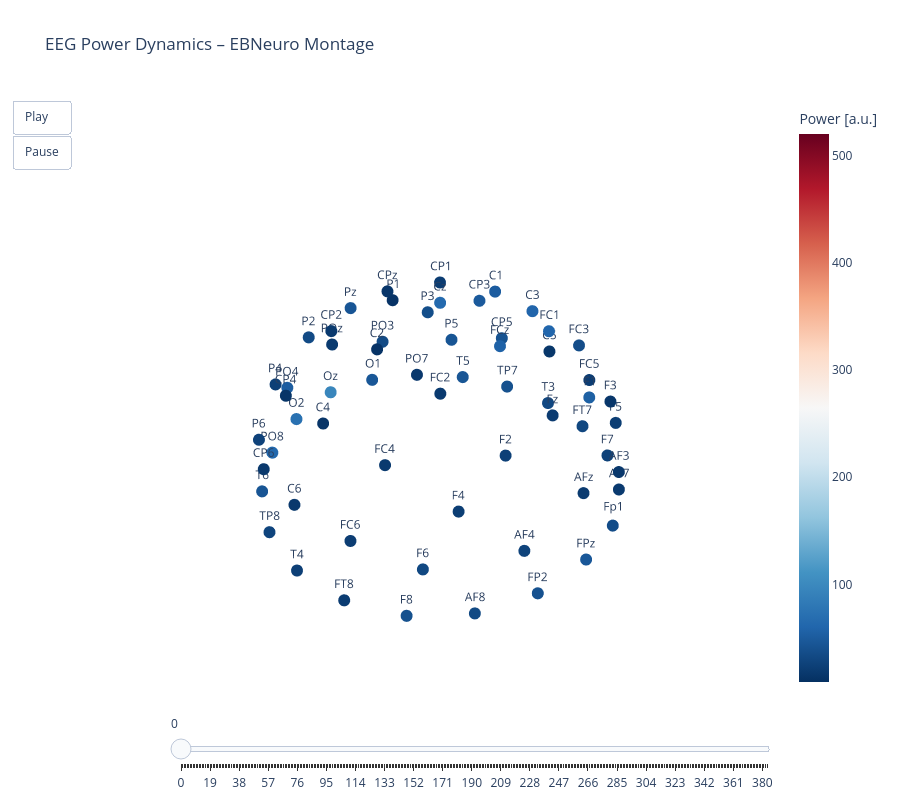

Notebook source saved alongside this figure:
### Code cell
import numpy as np
import plotly.graph_objects as go

# === Calcola potenza media sulle epoche ===
power = np.mean(data ** 2, axis=0)  # shape: (61, 384)
n_times = power.shape[1]

frames = []
for t in range(n_times):
    frame = go.Frame(
        data=[go.Scatter3d(
            x=xs, y=ys, z=zs,
            mode='markers+text',
            text=labels,
            textposition='top center',
            marker=dict(
                size=7,
                color=power[:, t],
                colorscale='RdBu_r',
                cmin=np.min(power),
                cmax=np.max(power),
                colorbar=dict(title='Power [a.u.]')
            )
        )],
        name=str(t)
    )
    frames.append(frame)

fig = go.Figure(
    data=[go.Scatter3d(
        x=xs, y=ys, z=zs,
        mode='markers+text',
        text=labels,
        textposition='top center',
        marker=dict(
            size=7,
            color=power[:, 0],
            colorscale='RdBu_r',
            cmin=np.min(power),
            cmax=np.max(power),
            colorbar=dict(title='Power [a.u.]')
        )
    )],
    frames=frames
)

fig.update_layout(
    title='EEG Power Dynamics – EBNeuro Montage',
    scene=dict(
        xaxis=dict(visible=False),
        yaxis=dict(visible=False),
        zaxis=dict(visible=False),
        aspectmode='data'
    ),
    width=900, height=800,
    updatemenus=[dict(
        type='buttons',
        showactive=False,
        buttons=[
            dict(label='Play',
                 method='animate',
                 args=[None, dict(frame=dict(duration=80, redraw=True),
                                  fromcurrent=True, mode='immediate')]),
            dict(label='Pause',
                 method='animate',
                 args=[[None], dict(frame=dict(duration=0, redraw=False),
                                    mode='immediate')])
        ]
    )]
)

fig.update_layout(sliders=[{
    "steps": [
        {"args": [[f.name], {"frame": {"duration": 0, "redraw": True},
                             "mode": "immediate"}],
         "label": f.name,
         "method": "animate"} for f in frames
    ],
    "transition": {"duration": 0},
    "x": 0.1,
    "len": 0.9
}])

fig.show()
